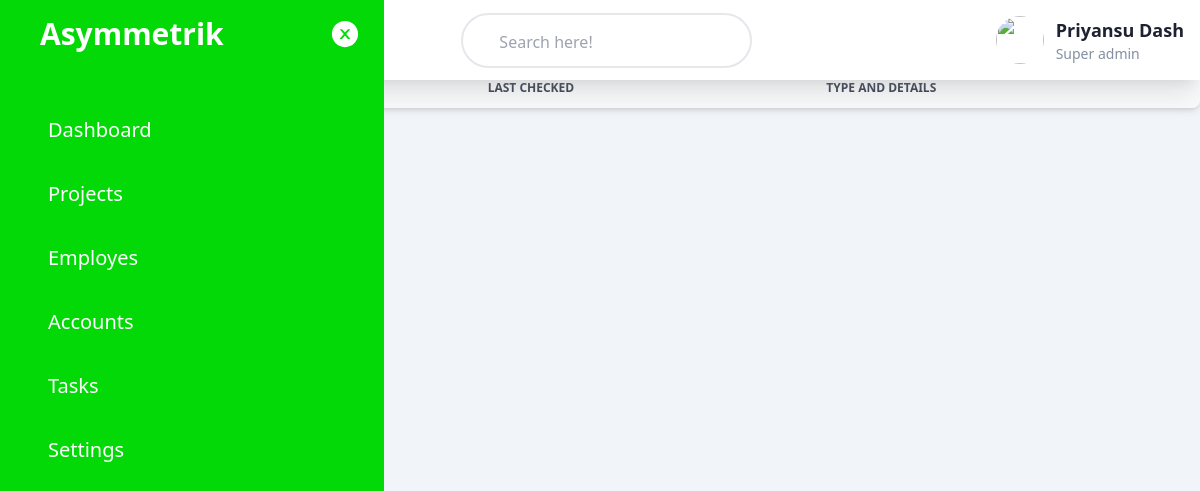
/viewProject/102/, run on an earlier commit of the app's database.
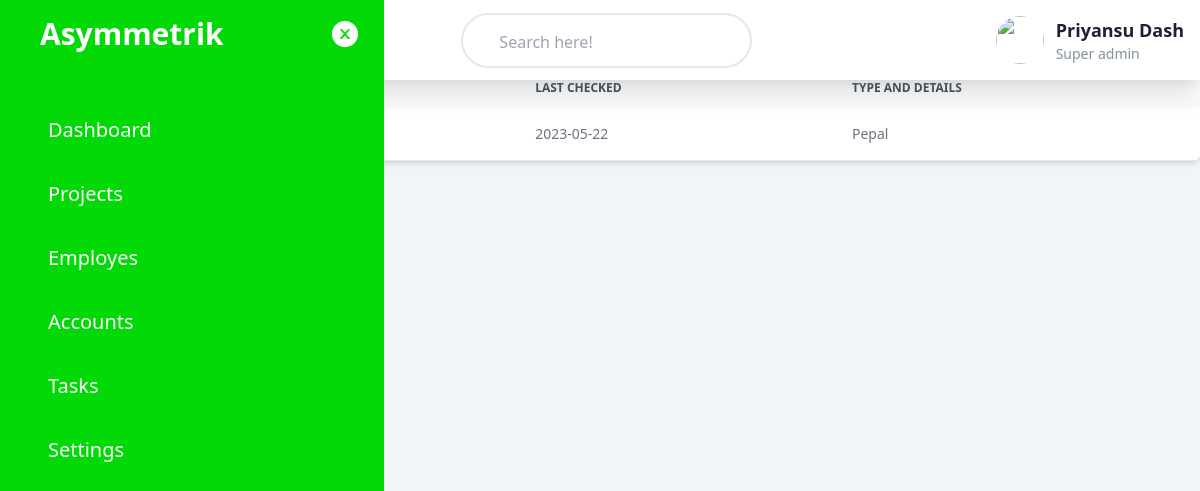
And on a later commit of the database.
### myApp/models.py (models this page shows, shortened)
class plant(models.Model):
    plantID=models.IntegerField()
    parentProject=models.IntegerField()
    lastChecked=models.CharField(max_length=200)
    typeDetails=models.CharField(max_length=200)
    plantStatus=models.CharField(max_length=30)
    healthDetails=models.CharField(max_length=400)
    lat=models.CharField(max_length=40)
    long=models.CharField(max_length=40)

### myApp/views.py (the view)
# urls.py: path('viewProject/<int:id>/',viewProject,name='viewProject'),
def viewProject(request,id):
    proj = project.objects.get(reg=id)
    plnts = plant.objects.filter(parentProject=id)
    m = folium.Map(location=[proj.lat,proj.long], zoom_start=proj.zoomIn)
    marker_cluster = MarkerCluster().add_to(m)
    for plnt in plnts:
        folium.Marker(
            location=[plnt.lat,plnt.long],
            popup=plnt.typeDetails+"\nas of- "+plnt.lastChecked,
            icon=folium.Icon(color=plnt.plantStatus,prefix=""),
        ).add_to(marker_cluster)
    plnt = plant.objects.filter(parentProject=id)
    context = {
        "plant":plnt,
        "map":m._repr_html_()
    }
    return render(request,'projectView.html',context)

### myApp/templates/projectView.html (shortened to what this page needs)
{% extends 'base.html' %}
{% load static %}
{% block content %}
    <div class="relative overflow-x-auto shadow-md sm:rounded-lg">
        <table class="w-full text-sm text-left text-gray-500 dark:text-gray-400">
            <caption class="p-5 text-lg font-semibold text-left text-gray-900 bg-white dark:text-white dark:bg-gray-800">
            </caption>
            <thead class="text-xs text-gray-700 uppercase bg-gray-50 dark:bg-gray-700 dark:text-gray-400">
                <tr>
                    <th scope="col" class="px-6 py-3">
                    </th>
                    <th scope="col" class="px-6 py-3">
                    </th>
                    <th scope="col" class="px-6 py-3">
                        Last checked
                    </th>
                    <th scope="col" class="px-6 py-3">
                        Type and details
                    </th>
            </thead>
            <tbody>
                {% for p in plant %}
                <tr class="bg-white border-b dark:bg-gray-800 dark:border-gray-700">
                    <th scope="row" class="px-6 py-4 font-medium text-gray-900 whitespace-nowrap dark:text-white">
                    </th>
                    <td class="px-6 py-4">
                    </td>
                    <td class="px-6 py-4">
                        {{p.lastChecked}}
                    </td>
                    <td class="px-6 py-4">
                        {{p.typeDetails}}
                    </td>
                </tr>
                {% endfor %}
            </tbody>
        </table>
    </div>
{% endblock  %}

What changed in the data, as far as the page shows it:
added plant: lastChecked "2023-05-22", typeDetails "Pepal"
